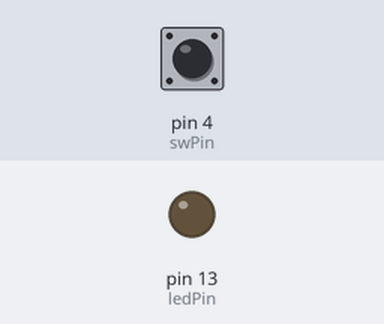
Recording of a sketch running on a simulated Arduino Uno, built with avr-gcc and run on an emulated ATmega328P. On the bench: output pins drawn as LEDs (lit = HIGH). Inputs (shaded band) come from the test bench; at power-on: pin 4 (swPin) HIGH. What the sketch prints to the serial monitor is not drawn.

Above: at 1.2 s.
1.3 s: pin 4 (swPin) pulled LOW for 0.15 s
At 1.38 s:
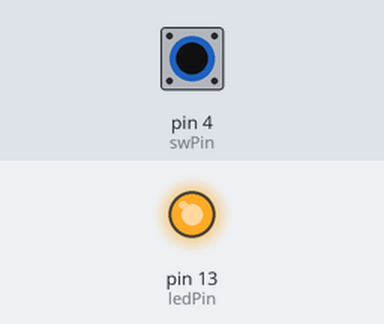
2.9 s: pin 4 (swPin) pulled LOW for 3.2 s
At 7.2 s:
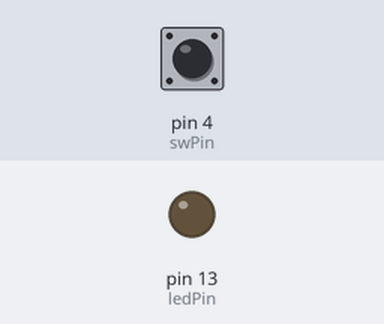
Timing chart, 0 to 8.7 s (numbered marks = the images above; inputs shaded):
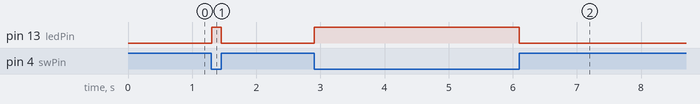

The sketch:

INPUT_PULLUP_13.ino
```cpp
// INPUT_PULL 저항으로 내부 LED(13) ON/OFF
int swPin = 4; // INPUT_PULLUP Pin
int ledPin = 13; // 내부 LED Pin

void setup() {
  // put your setup code here, to run once:
  pinMode(swPin, INPUT_PULLUP);
  pinMode(ledPin, OUTPUT); // 내부 LED
  Serial.begin(9600);
}

void loop() {
  // put your main code here, to run repeatedly:
  int value = digitalRead(swPin);
  Serial.println(value);

  if(value == 1) {
    digitalWrite(13, LOW);
  } else {
    digitalWrite(13, HIGH);
  }
}
```

Measured:
- after the input at 1.3 s, pin 13 (ledPin): LOW → HIGH at once, → LOW 0.15 s later
- after the input at 2.9 s, pin 13 (ledPin): LOW → HIGH at once, → LOW 3.2 s later
